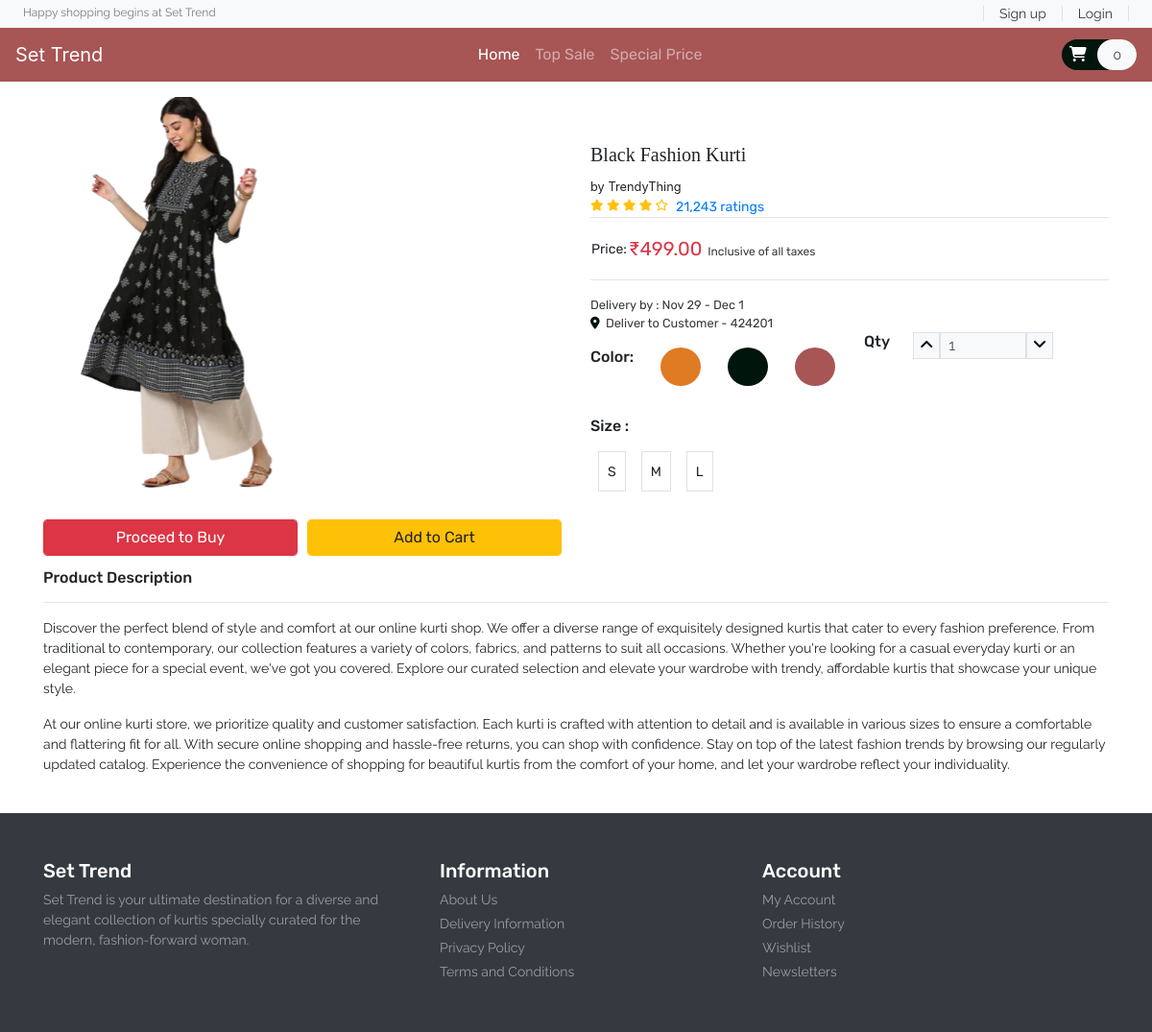
The page /product.php on the database its author committed.
### tables this page shows
CREATE TABLE `product` (
  `item_id` int(11) NOT NULL,
  `item_brand` varchar(200) NOT NULL,
  `item_name` varchar(255) NOT NULL,
  `item_price` double(10,2) NOT NULL,
  `item_image` varchar(255) NOT NULL,
  `item_register` datetime DEFAULT NULL
);

### database/DBController.php (called while the page is built, shortened)
<?php
class DBController
{
    protected $host = 'localhost';
    protected $user = 'root';
    protected $password = '';
    protected $database = "settrend";
    public function __construct()
    {
        $this->con = mysqli_connect($this->host, $this->user, $this->password, $this->database);
    }
}

### functions.php (called while the page is built, shortened)
<?php
require ('database/DBController.php');
require ('database/Product.php');
$db = new DBController();
$product = new Product($db);
$product_shuffle = $product->getData();

### database/Product.php (called while the page is built, shortened)
<?php
class Product
{
    public $db = null;
    public function __construct(DBController $db)
    {
        $this->db = $db;
    }
    public function getData($table = 'product'){
        $result = $this->db->con->query("SELECT * FROM {$table}");
        $resultArray = array();
        while ($item = mysqli_fetch_array($result, MYSQLI_ASSOC)){
            $resultArray[] = $item;
        }
        return $resultArray;
    }
}

### Template/_general-products.php (the view, shortened to what this page needs)
<?php
    $item_id = $_GET['item_id'] ??1;
    foreach($product->getData() as $item):
        if($item['item_id']==$item_id):
?>
<section id="product" class="py-3">
                <div class="container">
                    <div class="row">
                        <div class="col-sm-6">
                            <img src="<?php echo $item['item_image'] ?? "./img/Shop/a2.png"; ?>" alt="product" class="img-fluid">
                            <div class="form-row pt-4 font-size-16 font-rubik">
                                <div class="col">
                                    <form method="post">
                                        <?php
                                            echo '<button type="submit" name="product_proceed" class="btn btn-danger form-control">Proceed to Buy</button>';
                                        ?>
                                    </form>
                                </div>
                                <div class="col">
                                    <form method="post">
                                        <?php
                                            echo '<button type="submit" name="product_submit" class="btn btn-warning form-control">Add to Cart</button>';
                                        ?>
                                    </form>
                                </div>
                            </div>
                        </div>
                        <div class="col-sm-6 py-5">
                            <h5 class="font-zillaslab font-size-20"><?php echo $item['item_name'] ??"Unknown"; ?></h5>
                            <small>by <?php echo $item['item_brand'] ??"Brand"; ?></small>
                            <div class="d-flex">
                                <div class="rating text-warning font-size-12">
                                    <span><i class="fas fa-star"></i></span>
                                    <span><i class="fas fa-star"></i></span>
                                    <span><i class="fas fa-star"></i></span>
                                    <span><i class="fas fa-star"></i></span>
                                    <span><i class="far fa-star"></i></span>
                                  </div>
                                  <a href="#" class="px-2 font-rubik font-size-14">21,243 ratings</a>
                            </div>
                            <hr class="m-0">
                                <table class="my-3">
                                    <tr class="font-rubik font-size-14">
                                        <td>Price:</td>
                                        <td class="font-size-20 text-danger"><span>&#8377;<?php echo $item['item_price'] ??0; ?></span><small class="text-dark font-size-12">&nbsp;&nbsp;Inclusive of all taxes</small></td>
                                    </tr>
                                </table>
                                <hr>
                                <div id="order-details" class="font-rubik d-flex flex-column text-dark">
                                    <small>Delivery by : Nov 29  - Dec 1</small>
                                    <small><i class="fas fa-map-marker-alt color-primary"></i>&nbsp;&nbsp;Deliver to Customer - 424201</small>
                                </div>
                             <div class="row">
                                 <div class="col-6">
                                            <div class="color my-3">
                                              <div class="d-flex justify-content-between">
                                                <h6 class="font-rubik">Color:</h6>
                                                <div class="p-2 color-orange-bg rounded-circle"><button class="btn font-size-14"></button></div>
                                                <div class="p-2 color-primary-bg rounded-circle"><button class="btn font-size-14"></button></div>
                                                <div class="p-2 color-second-bg rounded-circle"><button class="btn font-size-14"></button></div>
                                              </div>
                                            </div>
                                 </div>
                                 <div class="col-6">
                                     <div class="qty d-flex">
                                         <h6 class="font-rubik">Qty</h6>
                                         <div class="px-4 d-flex font-rale">
                                             <button class="qty-up border bg-light" data-id="pro1"><i class="fas fa-angle-up"></i></button>
                                             <input type="text" data-id="pro1" class="qty_input border px-2 w-50 bg-light" disabled value="1" placeholder="1">
                                             <button data-id="pro1" class="qty-down border bg-light"><i class="fas fa-angle-down"></i></button>
                                         </div>
                                     </div>
                                 </div>
                             </div>
                                <div class="size py-3">
                                    <h6 class="font-rubik">Size :</h6>
                                    <div class="d-flex w-75">
                                        <div class="font-rubik border m-2 p-2">
                                            <button class="btn p-0 font-size-14">S</button>
                                        </div>
                                        <div class="font-rubik border m-2 p-2">
                                            <button class="btn p-0 font-size-14">M</button>
                                        </div>
                                        <div class="font-rubik border m-2 p-2">
                                            <button class="btn p-0 font-size-14">L</button>
                                        </div>
                                    </div>
                                </div>
                        </div>
                        <div class="col-12 py-2">
                            <h6 class="font-rubik">Product Description</h6>
                            <hr>
                            <p class="font-rale font-size-14">Discover the perfect blend of style and comfort at our online kurti shop. We offer a diverse range of exquisitely designed kurtis that cater to every fashion preference. From traditional to contemporary, our collection features a variety of colors, fabrics, and patterns to suit all occasions. Whether you're looking for a casual everyday kurti or an elegant piece for a special event, we've got you covered. Explore our curated selection and elevate your wardrobe with trendy, affordable kurtis that showcase your unique style.</p>
                            <p class="font-rale font-size-14">At our online kurti store, we prioritize quality and customer satisfaction. Each kurti is crafted with attention to detail and is available in various sizes to ensure a comfortable and flattering fit for all. With secure online shopping and hassle-free returns, you can shop with confidence. Stay on top of the latest fashion trends by browsing our regularly updated catalog. Experience the convenience of shopping for beautiful kurtis from the comfort of your home, and let your wardrobe reflect your individuality.</p>
                        </div>
                    </div>
                </div>
            </section>
<?php
    endif;
    endforeach;
?>

### HTML Template/style.css (style rules this page uses)
button, button:focus { outline: none !important; box-shadow: none !important; }
.font-zillaslab { font-family: "Zilla Slab", cursive; }
.font-rale { font-family: "Raleway", cursive; }
.font-rubik { font-family: "Rubik", cursive; }
.font-size-12 { font-size: 12px; }
.font-size-14 { font-size: 14px; }
.font-size-16 { font-size: 16px; }
.font-size-20 { font-size: 20px; }
.color-primary { color: #00150b; }
.color-primary-bg { background: #00150b; }
.color-second-bg { background: #a75555; }
.color-orange-bg { background: #df7b23; }

### rows shown on the page
product: item_image (picture), item_name "Black Fashion Kurti", item_brand "TrendyThing", item_price "499.00"
